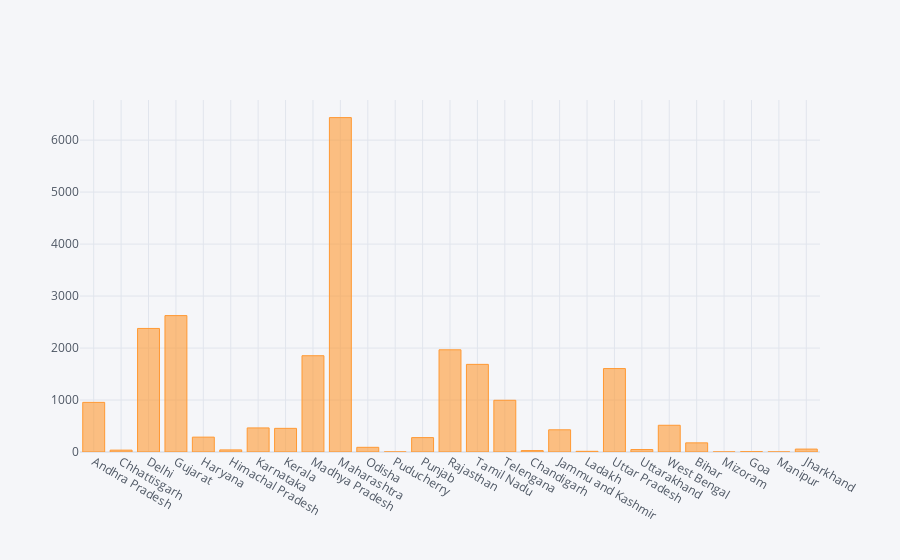

The code cell stored with this chart in its notebook:
### Code cell
################### iplot

df.iplot(kind="bar", x="Name of State / UT", y="Total Cases")

### Figure 1 — Plotly figure (JSON) as saved in the notebook; plotly's stock layout.template omitted (floating-point values rounded to 4 significant figures)
{"data": [{"marker": {"color": "rgba(255, 153, 51, 0.6)", "line": {"color": "rgba(255, 153, 51, 1.0)", "width": 1}}, "name": "Total Cases", "orientation": "v", "text": "", "type": "bar", "x": ["Andhra Pradesh", "Chhattisgarh", "Delhi", "Gujarat", "Haryana", "Himachal Pradesh", "Karnataka", "Kerala", "Madhya Pradesh", "Maharashtra", "Odisha", "Puducherry", "Punjab", "Rajasthan", "Tamil Nadu", "Telengana", "Chandigarh", "Jammu and Kashmir", "Ladakh", "Uttar Pradesh", "Uttarakhand", "West Bengal", "Bihar", "Mizoram", "Goa", "Manipur", "Jharkhand"], "y": [955, 36, 2377, 2624, 286, 40, 463, 455, 1852, 6433, 90, 1, 277, 1966, 1686, 995, 27, 427, 13, 1605, 47, 514, 176, 1, 6, 1, 56]}], "layout": {"legend": {"bgcolor": "#F5F6F9", "font": {"color": "#4D5663"}}, "paper_bgcolor": "#F5F6F9", "plot_bgcolor": "#F5F6F9", "title": {"font": {"color": "#4D5663"}}, "xaxis": {"gridcolor": "#E1E5ED", "showgrid": true, "tickfont": {"color": "#4D5663"}, "title": {"font": {"color": "#4D5663"}, "text": ""}, "zerolinecolor": "#E1E5ED"}, "yaxis": {"gridcolor": "#E1E5ED", "showgrid": true, "tickfont": {"color": "#4D5663"}, "title": {"font": {"color": "#4D5663"}, "text": ""}, "zerolinecolor": "#E1E5ED"}}}
